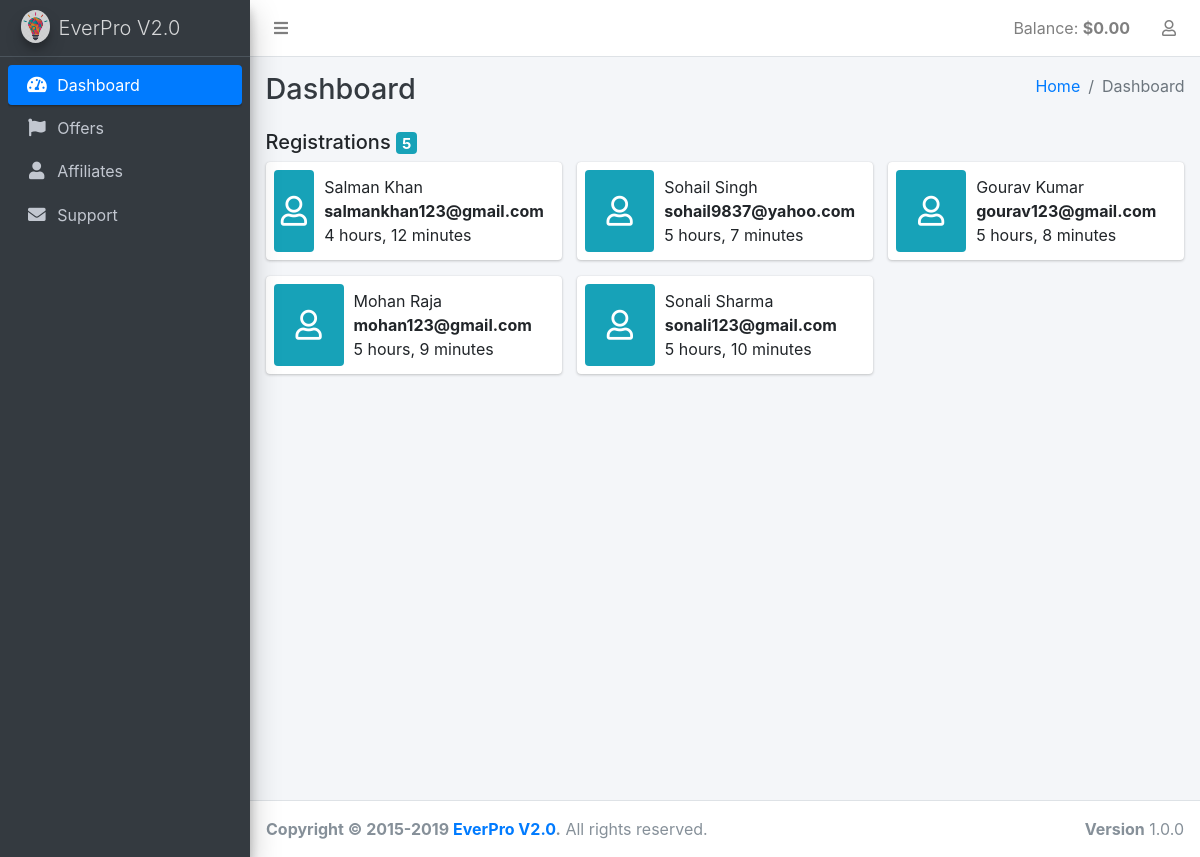
/dashboard/ (signed in), run on the app's committed database.
### profiles/models.py (models this page shows, shortened)
class User(AbstractBaseUser):
    email = models.EmailField(_('email address'), unique=True)
    is_staff = models.BooleanField(
        _('staff status'),
        default=False,
        help_text=_('Designates whether the user can log into this admin site.')
    )
    is_active = models.BooleanField(
        _('active'),
        default=False,
        help_text=_('Designates whether this user should be treated as active. '
                    'Unselect this instead of deleting accounts.')
    )
    is_superuser = models.BooleanField(
        _('Is superuser?'),
        default=False,
        help_text=_('Designates that this user has all permissions without explicitly assigning them.')
    )
    date_joined = models.DateTimeField(_('date joined'), default=timezone.now)
    first_name = models.CharField(_('first name'), max_length=30, blank=True)
    last_name = models.CharField(_('last name'), max_length=30, blank=True)
    USERNAME_FIELD = 'email'
    objects = UserManager()
    class Meta:
        verbose_name = _('user')
        verbose_name_plural = _('users')
        ordering = ['-id']
    def get_full_name(self):
        return u"{0} {1}".format(self.first_name, self.last_name).strip() or self.email
    def get_balance(self):
        if Balance.objects.filter(customer=self).count() == 0:
            Balance.objects.create(customer=self, balance=Decimal('0.00'))
        return Balance.objects.filter(customer=self).aggregate(Sum('balance'))['balance__sum']

### dashboard/views.py (the view)
# urls.py: path('', DashboardView.as_view(), name='dashboard'),
class DashboardView(LoginRequiredMixin, ListView):
    success_url = '/dashboard/'
    template_name = 'dashboard/overview.html'
    model = User
    context_object_name = 'users'
    def get(self, request, *args, **kwargs):
        if not self.request.user.is_superuser:
            return redirect("dashboard:status")
        return super().get(request, *args, **kwargs)
    def get_queryset(self):
        return User.objects.exclude(email=self.request.user.email)

### common/mixins.py (called while the page is built)
    @method_decorator(login_required)
    def dispatch(self, request, *args, **kwargs):
        return super(LoginRequiredMixin, self).dispatch(request, *args, **kwargs)

### templates/dashboard/overview.html
{% extends "dashboard/include/layout.html" %}
{% load static %}
{% block sidebar %}
{% include "dashboard/include/sidebar.html" with active='Dashboard' %}
{% endblock %}
{% block content-header %}
  {% include "dashboard/include/content-header.html" with header='Dashboard' %}
{% endblock %}
{% block content %}
  {% if users %}
    <h5 class="mb-2">Registrations <span class="badge badge-info right">{{ users|length }}</span></h5>
    {% for user in users %}
      {% if forloop.first %}<div class="row">{% endif %}
      <div class="col-lg-4 col-md-6 col-sm-12">
        <div class="info-box">
          <a href="{% url 'dashboard:user-detail' user.id %}" class="info-box-icon bg-info"><i class="far fa-user"></i></a>
          <div class="info-box-content">
            <span class="info-box-text">{{ user.get_full_name|default:"No Name" }}</span>
            <span class="info-box-number">{{ user.email }}</span>
            <span>{{ user.date_joined|timesince }}</span>
          </div>
        </div>
      </div>
      {% if forloop.counter|divisibleby:3 %}</div><div class="row">{% endif %}
      {% if forloop.last %}</div>{% endif %}
    {% endfor %}
  {% endif %}
{% endblock content %}

### templates/dashboard/include/layout.html (shortened to what this page needs)
{% load i18n static %}
<!DOCTYPE html>
<html>
<head>
  <link href="{% static 'plugins/fontawesome-free/css/all.min.css' %}" rel="stylesheet" type="text/css" />
  <link href="{% static 'plugins/tempusdominus-bootstrap-4/css/tempusdominus-bootstrap-4.min.css' %}" rel="stylesheet" type="text/css" />
  <link href="{% static 'plugins/icheck-bootstrap/icheck-bootstrap.min.css' %}" rel="stylesheet" type="text/css" />
  <link href="{% static 'plugins/adminlte/css/adminlte.min.css' %}" rel="stylesheet" type="text/css" />
  <link href="{% static 'plugins/overlayScrollbars/css/OverlayScrollbars.min.css' %}" rel="stylesheet" type="text/css" />
</head>
{% load i18n %}
<body class="hold-transition sidebar-mini layout-fixed">
  <div class="wrapper">
    <nav class="main-header navbar navbar-expand navbar-light navbar-white">
      <ul class="navbar-nav">
        <li class="nav-item">
          <a class="nav-link" data-widget="pushmenu" href="#"><i class="fas fa-bars"></i> </a>
        </li>
      </ul>
      <ul class="navbar-nav ml-auto">
        <li class="nav-item">
          <span class="nav-link">Balance: <strong>${{ user.get_balance|default:'0'|floatformat:2 }}</strong></span>
        </li>
        <li class="nav-item dropdown">
          <a class="nav-link" data-toggle="dropdown" href="#">
            <i class="far fa-user"></i>
          </a>
        </li>
      </ul>
    </nav>
    <aside class="main-sidebar sidebar-dark-primary elevation-4">
      <a href="#" class="brand-link">
        <img src="{% static 'img/logo.png' %}" alt="Logo" class="brand-image img-circle elevation-3"
             style="opacity: .8">
        <span class="brand-text font-weight-light">EverPro V2.0</span>
      </a>
      {% block sidebar %}
      {% endblock %}
    </aside>
    <div class="content-wrapper">
      {%  block content-header %}
      {% endblock %}
      <section class="content">
        <div class="container-fluid">
          {% block content %}
          {% endblock %}
        </div>
      </section>
    </div>
    <footer class="main-footer">
      <div class="float-right d-none d-sm-inline">
        <b>Version</b> 1.0.0
      </div>
      <strong>Copyright &copy; 2015-2019 <a href="/">EverPro V2.0</a>.</strong>
      All rights reserved.
    </footer>
  </div>
</body>
</html>

### data on the page
User: get_balance "0.00"
User: get_full_name "Salman Khan", email "salmankhan123@gmail.com", date_joined "4 hours, 12 minutes"
User: get_full_name "Sohail Singh", email "sohail9837@yahoo.com", date_joined "5 hours, 7 minutes"
User: get_full_name "Gourav Kumar", email "gourav123@gmail.com", date_joined "5 hours, 8 minutes"
User: get_full_name "Mohan Raja", email "mohan123@gmail.com", date_joined "5 hours, 9 minutes"
User: get_full_name "Sonali Sharma", email "sonali123@gmail.com", date_joined "5 hours, 10 minutes"

### other printed values
{{ header }} "Dashboard"
{{ users|length }} "5"
